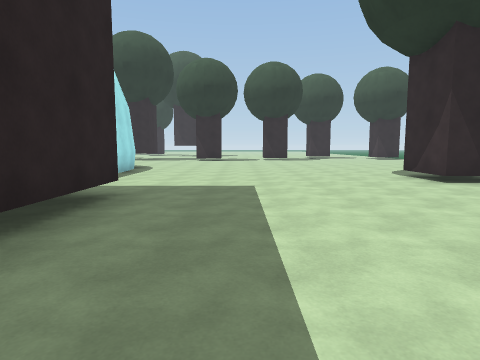
[1] (above)

24 first-person views from a walk through a scene from a Unity 3-D project. The camera is 1.4 m above the floor, tilts 6° down and sees 75° across. The floor is counted in squares, 1.8 m on a side. Each view is taken from the middle of a square. On the plan, view 1 faces up. The plan holds only what a view shows up to about 11 squares ahead; the rest is blank. The place goes on beyond the plan. The player is left out.

[2]
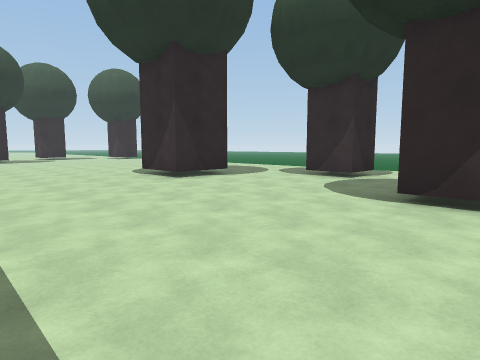

[3]
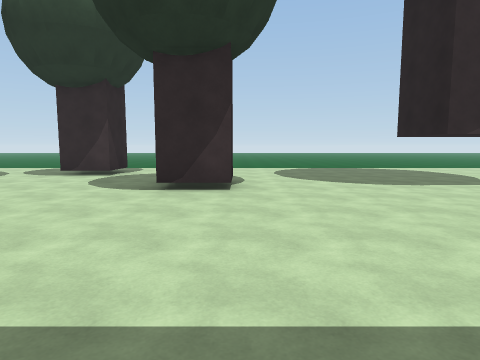

[4]
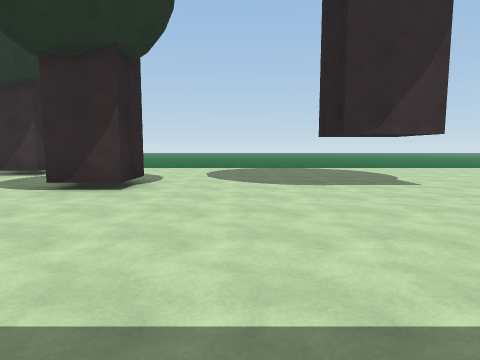

[5]
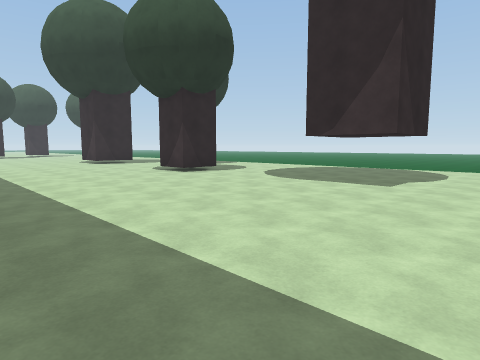

[6]
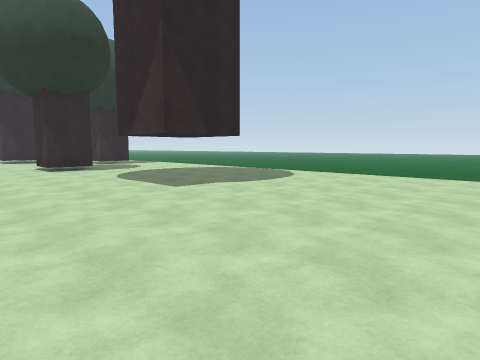

[7]
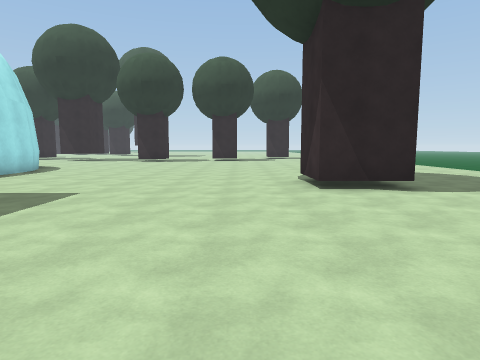

[8]
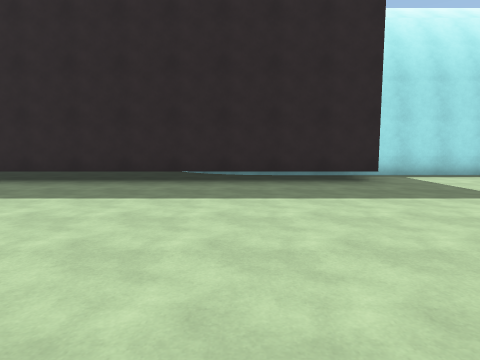

[9]
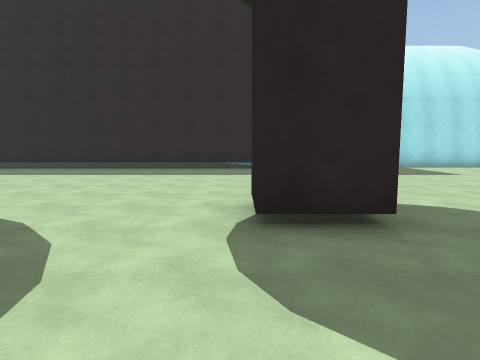

[10]
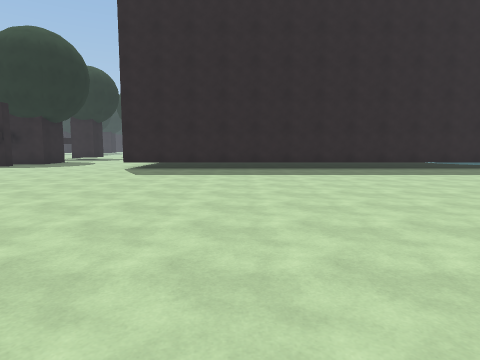

[11]
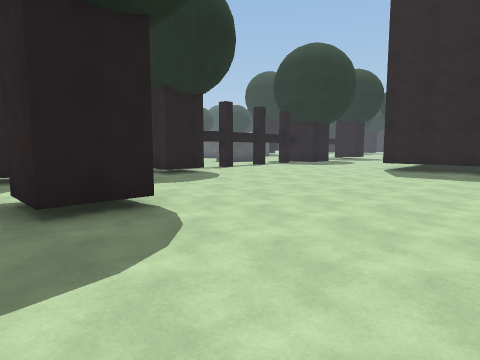

[12]
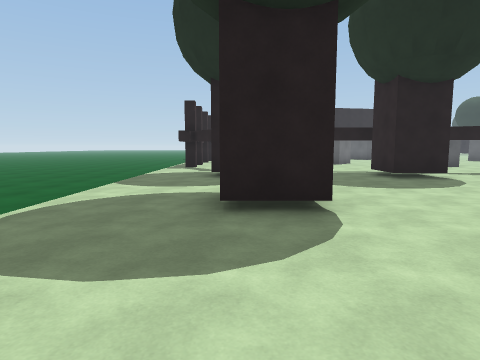

[13]
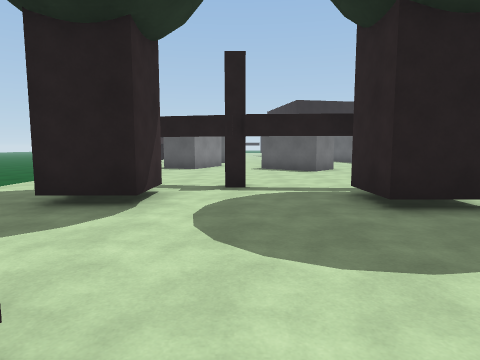

[14]
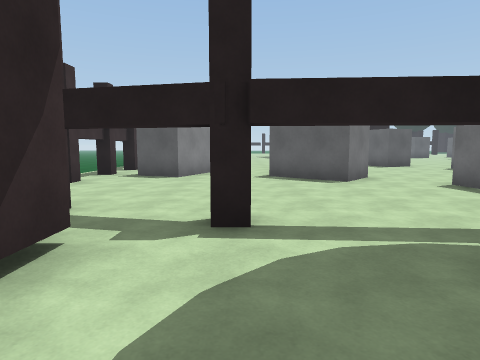

[15]
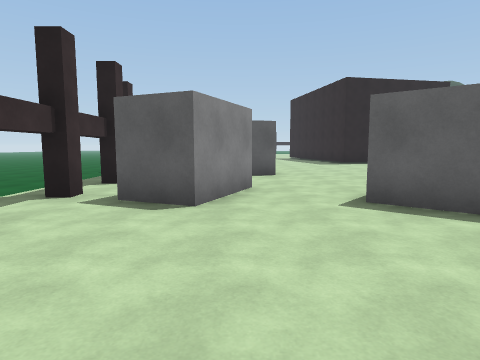

[16]
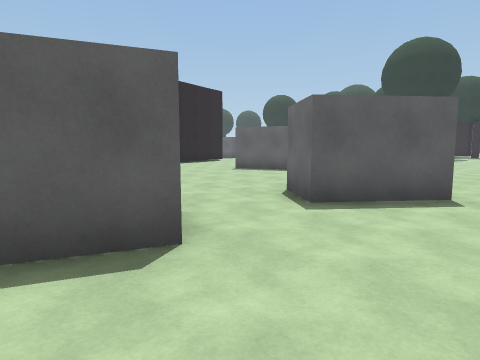

[17]
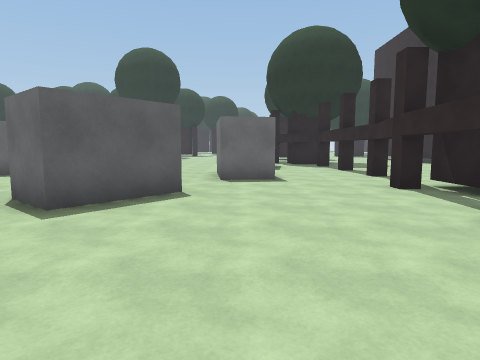

[18]
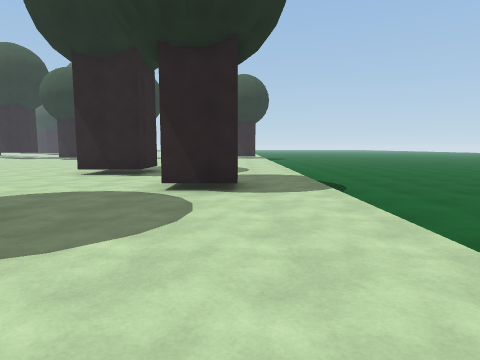

[19]
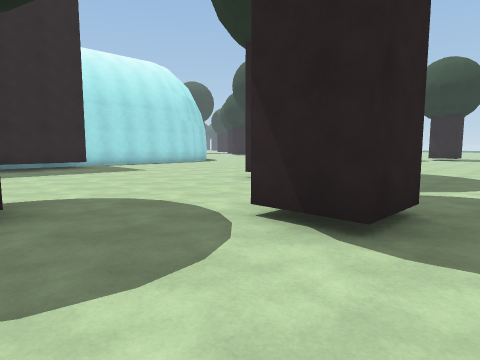

[20]
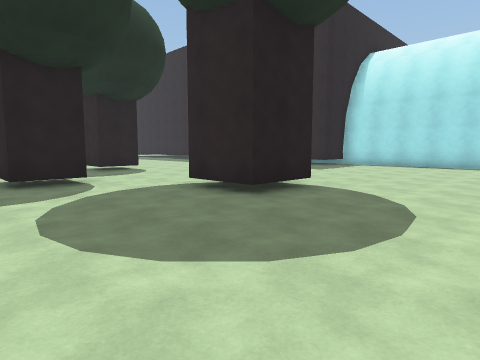

[21]
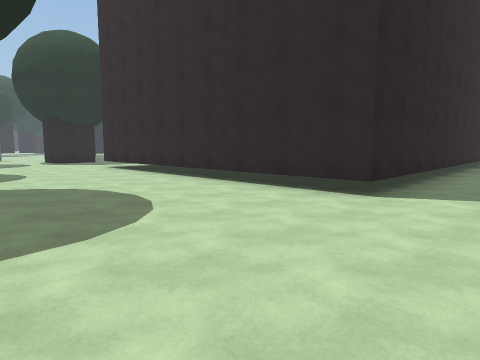

[22]
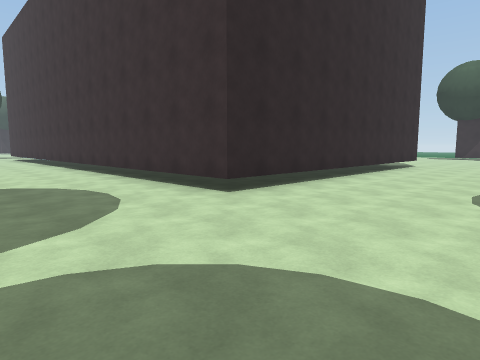

[23]
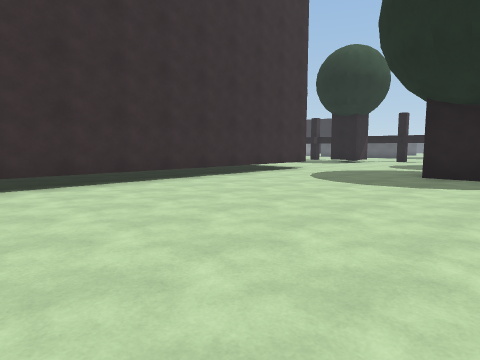

[24]
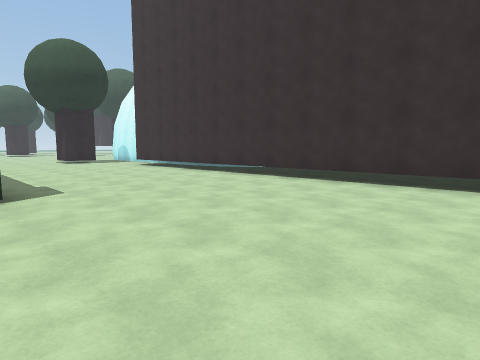

### Floor plan
Points are (right, up) in squares from view 1. A wall is a line through its corners. A room is listed if a view was taken in it or the views show most of it. See-through windows are left out.
Room 1 (views 1, 2, 3, 4, 5, 6, 7, 8, 9, 10, 11, 12, 13, 14, 15, 16, 17, 18, 19, 20, 21, 22, 23, 24)
walls: (2.8, -17.8) (4.1, -17.8) (4.1, -19.2) (2.8, -19.2); (-1.4, -19.1) (-1.4, -19.5) (-1.9, -19.5); (0.7, -19) (0.7, -19.5) (0.2, -19.5); (6.9, -13.7) (8.2, -13.7) (8.2, -15.1); (3.2, -19.6) (3.2, -20) (2.8, -20); (5.9, -20) (6.4, -20); (1.4, -22.1) (1.6, -23.5) (-0.3, -23.7); (7.4, -19.5) (7.4, -18.1) (8.8, -18.1); (4.7, 0.2) (4.7, 1.5) (6, 1.5) (6, 0.2) (4.7, 0.2); (2.6, -25.1) (3.6, -24) (5.2, -25.4) (4.3, -26.5); (-2, 5.1) (-2, -14.1) (-12.4, -14.1) (-12.4, 1.1); (9.6, -24.2) (9.6, -23.8); (7.6, 3.6) (7.6, 4.9) (9, 4.9) (9, 3.6) (7.6, 3.6); (-17.9, -12.9) (-16.6, -12.9); (6.7, -27.1) (7.6, -25.1) (8.8, -25.6); (9.6, -25.8) (10.1, -25.8); (0.2, -29.3) (0.6, -30.3); (4.5, 6.7) (4.5, 8.5) (6.2, 8.5) (6.2, 6.7) (4.5, 6.7); (6, -29.7) (6.7, -29.5); (-3.6, 10.4) (-3.6, 5.8); (-3.8, 11.3) (-3.6, 10.3); (-4.1, 12) (-3.7, 11.2)
ways out: opening at (7, -28.5); gap at (9, -26)

Where each view was taken, in squares from view 1:
view 1: 0 up, 0 right, facing up
view 2: 0 up, 0 right, facing up-right
view 3: 0 up, 1 left, facing right
view 4: 2 down, 1 left, facing right
view 5: 8 down, 1 left, facing up-right
view 6: 11 down, 2 right, facing up-right
view 7: 1 up, 3 right, facing up
view 8: 2 up, 5 right, facing left
view 9: 0 up, 9 right, facing left
view 10: 10 down, 9 right, facing left
view 11: 10 down, 9 right, facing down-left
view 12: 10 down, 8 right, facing down
view 13: 14 down, 6 right, facing down
view 14: 17 down, 6 right, facing down
view 15: 21 down, 7 right, facing down
view 16: 23 down, 9 right, facing down-left
view 17: 23 down, 9 right, facing left
view 18: 2 down, 9 right, facing up
view 19: 1 up, 10 right, facing up-left
view 20: 12 up, 10 right, facing down-left
view 21: 19 down, 0 right, facing up-left
view 22: 18 down, 16 left, facing up-right
view 23: 4 down, 19 left, facing down-right
view 24: 8 down, 19 left, facing up-right
